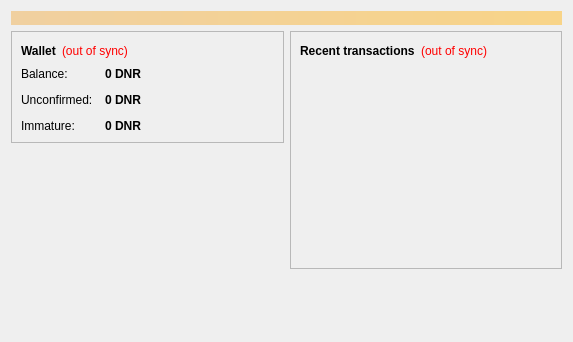
<?xml version="1.0" encoding="UTF-8"?>
<ui version="4.0">
 <class>OverviewPage</class>
 <widget class="QWidget" name="OverviewPage">
  <property name="geometry">
   <rect>
    <x>0</x>
    <y>0</y>
    <width>573</width>
    <height>342</height>
   </rect>
  </property>
  <property name="windowTitle">
   <string>Form</string>
  </property>
  <layout class="QVBoxLayout" name="topLayout">
   <item>
    <widget class="QLabel" name="labelAlerts">
     <property name="visible">
      <bool>false</bool>
     </property>
     <property name="styleSheet">
      <string notr="true">background-color: qlineargradient(x1: 0, y1: 0, x2: 1, y2: 0, stop:0 #F0D0A0, stop:1 #F8D488); color:#000000;</string>
     </property>
     <property name="wordWrap">
      <bool>true</bool>
     </property>
     <property name="margin">
      <number>3</number>
     </property>
    </widget>
   </item>
   <item>
    <layout class="QHBoxLayout" name="horizontalLayout" stretch="1,1">
     <item>
      <layout class="QVBoxLayout" name="verticalLayout_2">
       <item>
        <widget class="QFrame" name="frame">
         <property name="frameShape">
          <enum>QFrame::StyledPanel</enum>
         </property>
         <property name="frameShadow">
          <enum>QFrame::Raised</enum>
         </property>
         <layout class="QVBoxLayout" name="verticalLayout_4">
          <item>
           <layout class="QHBoxLayout" name="horizontalLayout_4">
            <item>
             <widget class="QLabel" name="label_5">
              <property name="font">
               <font>
                <weight>75</weight>
                <bold>true</bold>
               </font>
              </property>
              <property name="text">
               <string>Wallet</string>
              </property>
             </widget>
            </item>
            <item>
             <widget class="QLabel" name="labelWalletStatus">
              <property name="toolTip">
               <string>The displayed information may be out of date. Your wallet automatically synchronizes with the Dinar network after a connection is established, but this process has not completed yet.</string>
              </property>
              <property name="styleSheet">
               <string notr="true">QLabel { color: red; }</string>
              </property>
              <property name="text">
               <string notr="true">(out of sync)</string>
              </property>
              <property name="alignment">
               <set>Qt::AlignLeading|Qt::AlignLeft|Qt::AlignVCenter</set>
              </property>
             </widget>
            </item>
            <item>
             <spacer name="horizontalSpacer_2">
              <property name="orientation">
               <enum>Qt::Horizontal</enum>
              </property>
              <property name="sizeHint" stdset="0">
               <size>
                <width>40</width>
                <height>20</height>
               </size>
              </property>
             </spacer>
            </item>
           </layout>
          </item>
          <item>
           <layout class="QFormLayout" name="formLayout_2">
            <property name="fieldGrowthPolicy">
             <enum>QFormLayout::AllNonFixedFieldsGrow</enum>
            </property>
            <property name="horizontalSpacing">
             <number>12</number>
            </property>
            <property name="verticalSpacing">
             <number>12</number>
            </property>
            <item row="0" column="0">
             <widget class="QLabel" name="label">
              <property name="text">
               <string>Balance:</string>
              </property>
             </widget>
            </item>
            <item row="0" column="1">
             <widget class="QLabel" name="labelBalance">
              <property name="font">
               <font>
                <weight>75</weight>
                <bold>true</bold>
               </font>
              </property>
              <property name="cursor">
               <cursorShape>IBeamCursor</cursorShape>
              </property>
              <property name="toolTip">
               <string>Your current balance</string>
              </property>
              <property name="text">
               <string notr="true">0 DNR</string>
              </property>
              <property name="textInteractionFlags">
               <set>Qt::LinksAccessibleByMouse|Qt::TextSelectableByKeyboard|Qt::TextSelectableByMouse</set>
              </property>
             </widget>
            </item>
            <item row="1" column="0">
             <widget class="QLabel" name="label_3">
              <property name="text">
               <string>Unconfirmed:</string>
              </property>
             </widget>
            </item>
            <item row="1" column="1">
             <widget class="QLabel" name="labelUnconfirmed">
              <property name="font">
               <font>
                <weight>75</weight>
                <bold>true</bold>
               </font>
              </property>
              <property name="cursor">
               <cursorShape>IBeamCursor</cursorShape>
              </property>
              <property name="toolTip">
               <string>Total of transactions that have yet to be confirmed, and do not yet count toward the current balance</string>
              </property>
              <property name="text">
               <string notr="true">0 DNR</string>
              </property>
              <property name="textInteractionFlags">
               <set>Qt::LinksAccessibleByMouse|Qt::TextSelectableByKeyboard|Qt::TextSelectableByMouse</set>
              </property>
             </widget>
            </item>
            <item row="2" column="0">
             <widget class="QLabel" name="labelImmatureText">
              <property name="text">
               <string>Immature:</string>
              </property>
             </widget>
            </item>
            <item row="2" column="1">
             <widget class="QLabel" name="labelImmature">
              <property name="font">
               <font>
                <weight>75</weight>
                <bold>true</bold>
               </font>
              </property>
              <property name="toolTip">
               <string>Mined balance that has not yet matured</string>
              </property>
              <property name="text">
               <string notr="true">0 DNR</string>
              </property>
              <property name="textInteractionFlags">
               <set>Qt::LinksAccessibleByMouse|Qt::TextSelectableByKeyboard|Qt::TextSelectableByMouse</set>
              </property>
             </widget>
            </item>
           </layout>
          </item>
         </layout>
        </widget>
       </item>
       <item>
        <spacer name="verticalSpacer">
         <property name="orientation">
          <enum>Qt::Vertical</enum>
         </property>
         <property name="sizeHint" stdset="0">
          <size>
           <width>20</width>
           <height>40</height>
          </size>
         </property>
        </spacer>
       </item>
      </layout>
     </item>
     <item>
      <layout class="QVBoxLayout" name="verticalLayout_3">
       <item>
        <widget class="QFrame" name="frame_2">
         <property name="frameShape">
          <enum>QFrame::StyledPanel</enum>
         </property>
         <property name="frameShadow">
          <enum>QFrame::Raised</enum>
         </property>
         <layout class="QVBoxLayout" name="verticalLayout">
          <item>
           <layout class="QHBoxLayout" name="horizontalLayout_2">
            <item>
             <widget class="QLabel" name="label_4">
              <property name="text">
               <string>&lt;b&gt;Recent transactions&lt;/b&gt;</string>
              </property>
             </widget>
            </item>
            <item>
             <widget class="QLabel" name="labelTransactionsStatus">
              <property name="toolTip">
               <string>The displayed information may be out of date. Your wallet automatically synchronizes with the Dinar network after a connection is established, but this process has not completed yet.</string>
              </property>
              <property name="styleSheet">
               <string notr="true">QLabel { color: red; }</string>
              </property>
              <property name="text">
               <string notr="true">(out of sync)</string>
              </property>
              <property name="alignment">
               <set>Qt::AlignRight|Qt::AlignTrailing|Qt::AlignVCenter</set>
              </property>
             </widget>
            </item>
            <item>
             <spacer name="horizontalSpacer">
              <property name="orientation">
               <enum>Qt::Horizontal</enum>
              </property>
              <property name="sizeHint" stdset="0">
               <size>
                <width>40</width>
                <height>20</height>
               </size>
              </property>
             </spacer>
            </item>
           </layout>
          </item>
          <item>
           <widget class="QListView" name="listTransactions">
            <property name="styleSheet">
             <string notr="true">QListView { background: transparent; }</string>
            </property>
            <property name="frameShape">
             <enum>QFrame::NoFrame</enum>
            </property>
            <property name="verticalScrollBarPolicy">
             <enum>Qt::ScrollBarAlwaysOff</enum>
            </property>
            <property name="horizontalScrollBarPolicy">
             <enum>Qt::ScrollBarAlwaysOff</enum>
            </property>
            <property name="selectionMode">
             <enum>QAbstractItemView::NoSelection</enum>
            </property>
           </widget>
          </item>
         </layout>
        </widget>
       </item>
       <item>
        <spacer name="verticalSpacer_2">
         <property name="orientation">
          <enum>Qt::Vertical</enum>
         </property>
         <property name="sizeHint" stdset="0">
          <size>
           <width>20</width>
           <height>40</height>
          </size>
         </property>
        </spacer>
       </item>
      </layout>
     </item>
    </layout>
   </item>
  </layout>
 </widget>
 <resources/>
 <connections/>
</ui>
